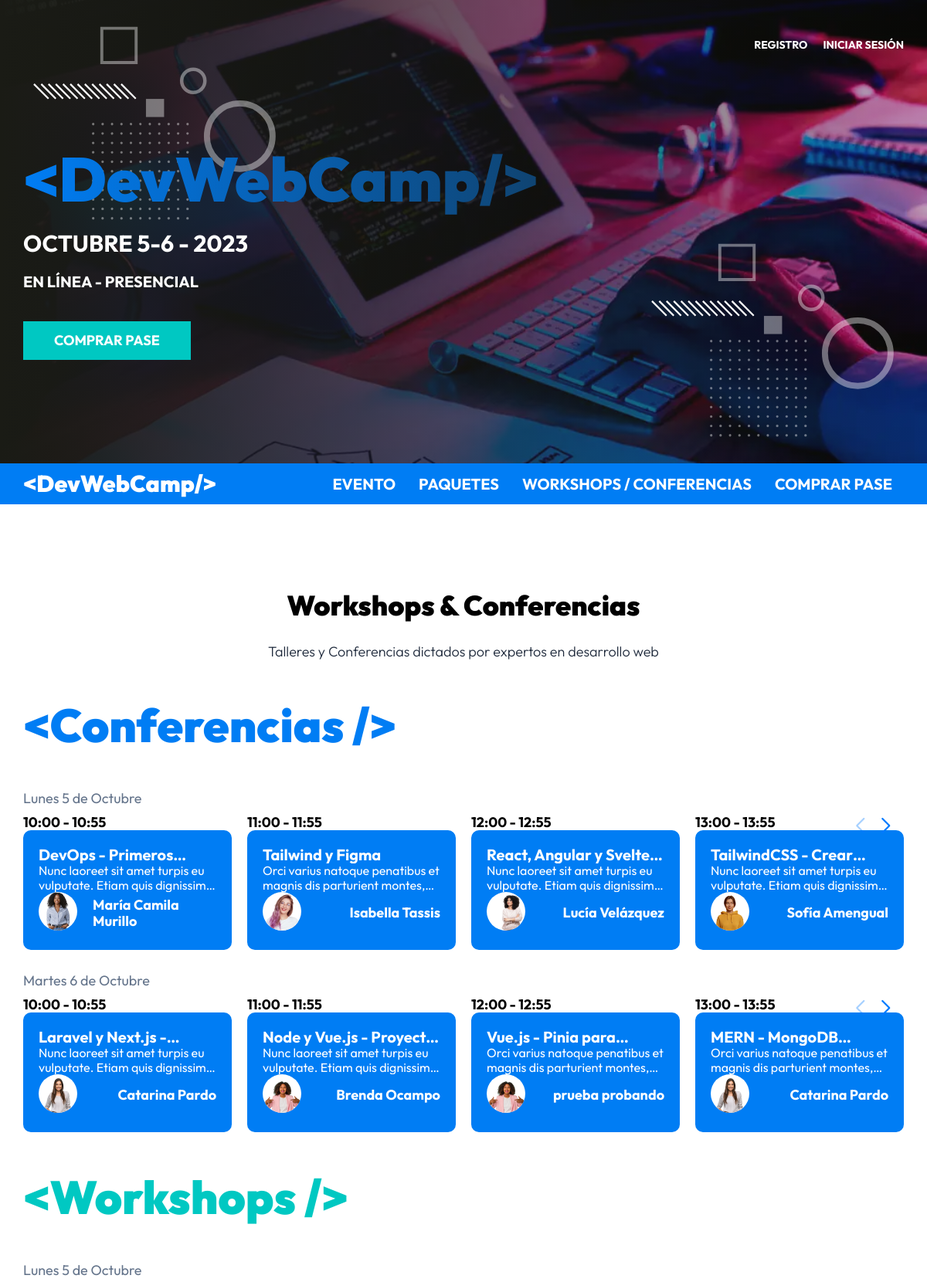
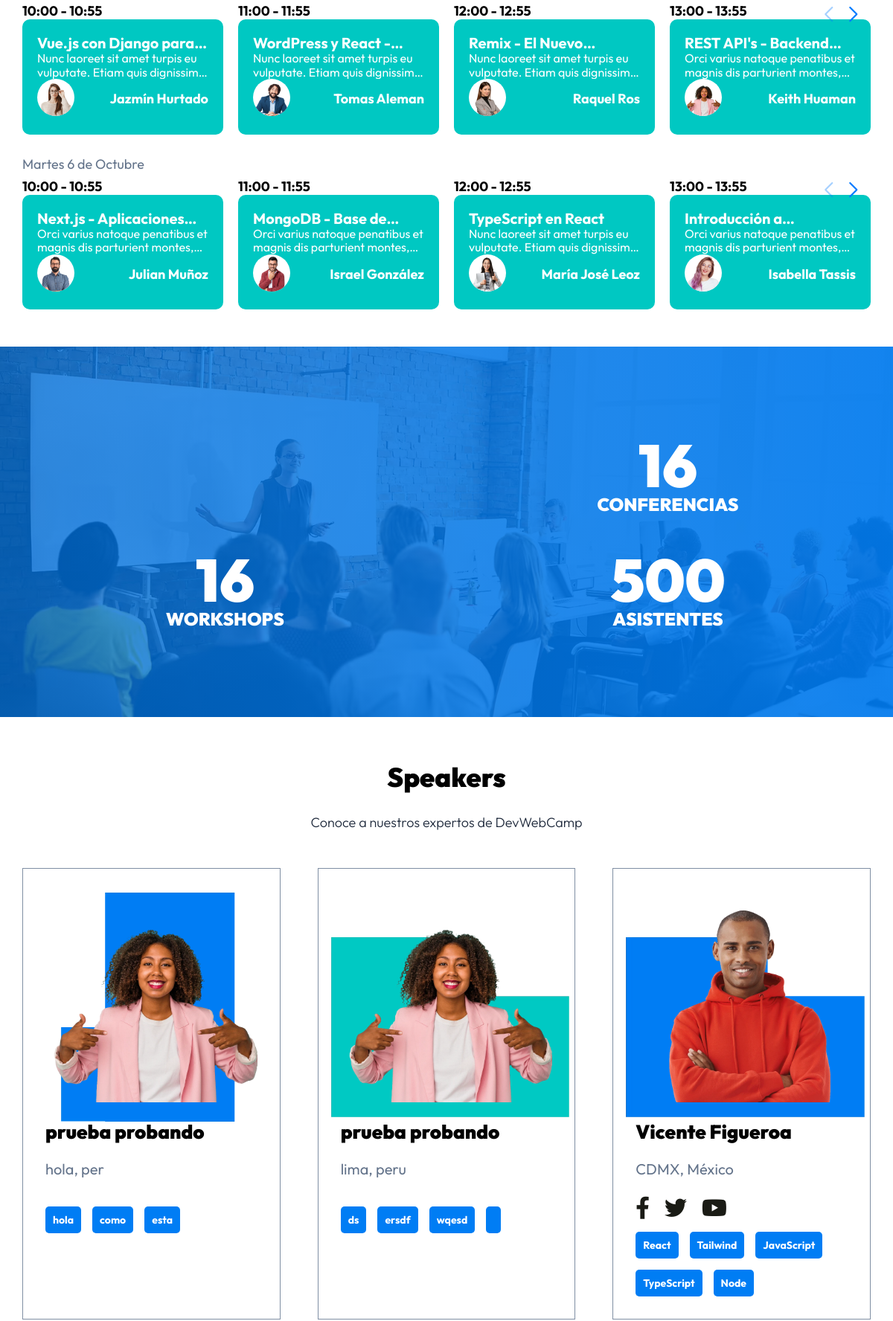
The page / (upper part) on the database its author committed (2 pictures, top to bottom).
### tables this page shows
CREATE TABLE `eventos` (
  `id` int(11) NOT NULL,
  `nombre` varchar(120) DEFAULT NULL,
  `descripcion` text DEFAULT NULL,
  `disponibles` int(11) DEFAULT NULL,
  `categoria_id` int(11) NOT NULL,
  `dia_id` int(11) NOT NULL,
  `hora_id` int(11) NOT NULL,
  `ponente_id` int(11) NOT NULL
);

CREATE TABLE `horas` (
  `id` int(11) NOT NULL,
  `hora` varchar(13) DEFAULT NULL
);

CREATE TABLE `ponentes` (
  `id` int(11) NOT NULL,
  `nombre` varchar(40) DEFAULT NULL,
  `apellido` varchar(40) DEFAULT NULL,
  `ciudad` varchar(20) DEFAULT NULL,
  `pais` varchar(20) DEFAULT NULL,
  `imagen` varchar(32) DEFAULT NULL,
  `tags` varchar(120) DEFAULT NULL,
  `redes` text DEFAULT NULL
);

### app/controllers/PaginasController.php (called while the page is built, shortened)
<?php
class PaginasController {
    public static function index( Router $router ) {
        $eventos = Evento::ordenar('hora_id', 'ASC');
        $eventos_formateador = [];
        foreach ($eventos as $evento) {
            $evento->categoria = Categoria::find($evento->categoria_id);
            $evento->dia = Dia::find($evento->dia_id);
            $evento->hora = Hora::find($evento->hora_id);
            $evento->ponente = Ponente::find($evento->ponente_id);
            if ($evento->dia_id === '1' && $evento->categoria_id === '1') {
                $eventos_formateador['conferencias_l'][] = $evento;
            }
            if ($evento->dia_id === '1' && $evento->categoria_id === '2') {
                $eventos_formateador['workshops_l'][] = $evento;
            }
            if ($evento->dia_id === '2' && $evento->categoria_id === '1') {
                $eventos_formateador['conferencias_m'][] = $evento;
            }
            if ($evento->dia_id === '2' && $evento->categoria_id === '2') {
                $eventos_formateador['workshops_m'][] = $evento;
            }
            $ponentes = Ponente::all();
            $ponentes_total = Ponente::total();
            $conferencias = Evento::total('categoria_id', 1);
            $workshops = Evento::total('categoria_id', 2);
        }
        $router->render('paginas/index', [
            'titulo' => 'Inicio',
            'eventos' => $eventos_formateador,
            'ponentes_total' => $ponentes_total,
            'conferencias_total' => $conferencias,
            'workshops_total' => $workshops,
            'ponentes' => $ponentes
        ]);
    }
}

### public/index.php (called while the page is built, shortened)
<?php
$router = new Router();
$router->get('/login', [AuthController::class, 'login']);
$router->post('/login', [AuthController::class, 'login']);
$router->post('/logout', [AuthController::class, 'logout']);
$router->get('/registro', [AuthController::class, 'registro']);
$router->post('/registro', [AuthController::class, 'registro']);
$router->get('/olvide', [AuthController::class, 'olvide']);
$router->post('/olvide', [AuthController::class, 'olvide']);
$router->get('/reestablecer', [AuthController::class, 'reestablecer']);
$router->post('/reestablecer', [AuthController::class, 'reestablecer']);
$router->get('/mensaje', [AuthController::class, 'mensaje']);
$router->get('/confirmar-cuenta', [AuthController::class, 'confirmar']);
$router->get('/admin/dashboard', [DashboardController::class, 'index']);
$router->get('/admin/ponentes', [PonentesController::class, 'index']);
$router->get('/admin/ponentes/crear', [PonentesController::class, 'crear']);
$router->post('/admin/ponentes/crear', [PonentesController::class, 'crear']);
$router->get('/admin/ponentes/editar', [PonentesController::class, 'editar']);
$router->post('/admin/ponentes/editar', [PonentesController::class, 'editar']);
$router->post('/admin/ponentes/eliminar', [PonentesController::class, 'eliminar']);
$router->get('/admin/eventos', [EventosController::class, 'index']);
$router->get('/admin/eventos/crear', [EventosController::class, 'crear']);
$router->post('/admin/eventos/crear', [EventosController::class, 'crear']);
$router->get('/admin/eventos/editar', [EventosController::class, 'editar']);
$router->post('/admin/eventos/editar', [EventosController::class, 'editar']);
$router->post('/admin/eventos/eliminar', [EventosController::class, 'eliminar']);
$router->get('/admin/registrados', [RegistradosController::class, 'index']);
$router->get('/admin/regalos', [RegalosController::class, 'index']);
$router->get('/api/eventos-horarios', [APIEventos::class, 'index']);
$router->get('/api/ponentes', [APIPonentes::class, 'index']);
$router->get('/api/ponente', [APIPonentes::class, 'ponente']);
$router->get('/api/regalos', [APIRegalos::class, 'regalos']);
$router->get('/finalizar-registro', [RegistroController::class, 'crear']);
$router->post('/finalizar-registro/gratis', [RegistroController::class, 'gratis']);
$router->post('/finalizar-registro/pagar', [RegistroController::class, 'pagar']);
$router->get('/finalizar-registro/conferencias', [RegistroController::class, 'conferencias']);
$router->post('/finalizar-registro/conferencias', [RegistroController::class, 'conferencias']);
$router->get('/boleto', [RegistroController::class, 'boleto']);
$router->get('/', [PaginasController::class, 'index']);
$router->get('/eventos', [PaginasController::class, 'eventos']);
$router->get('/paquetes', [PaginasController::class, 'paquetes']);
$router->get('/conferencias', [PaginasController::class, 'conferencias']);
$router->get('/404', [PaginasController::class, 'error']);
$router->comprobarRutas();

### app/models/ActiveRecord.php (called while the page is built, shortened)
<?php
class ActiveRecord {
    protected static $db;
    protected static $tabla = '';
    public static function setDB($database) {
        self::$db = $database;
    }
    public static function consultarSQL($query) {
        $resultado = self::$db->query($query);
        $array = [];
        while($registro = $resultado->fetch_assoc()) {
            $array[] = static::crearObjeto($registro);
        }
        return $array;
    }
    protected static function crearObjeto($registro) {
        $objeto = new static;
        foreach($registro as $key => $value ) {
            if(property_exists( $objeto, $key  )) {
                $objeto->$key = $value;
            }
        }
        return $objeto;
    }
    public static function all($orden = 'DESC') {
        $query = "SELECT * FROM " . static::$tabla . " ORDER BY id {$orden}";
        $resultado = self::consultarSQL($query);
        return $resultado;
    }
    public static function find($id) {
        $query = "SELECT * FROM " . static::$tabla  ." WHERE id = ${id}";
        $resultado = self::consultarSQL($query);
        return array_shift( $resultado ) ;
    }
    public static function ordenar($columna, $orden) {
        $query = "SELECT * FROM " . static::$tabla . " ORDER BY {$columna} {$orden}";
        $resultado = self::consultarSQL($query);
        return  $resultado;
    }
}

### app/views/templates/evento.php (the view)
<div class="evento  swiper-slide">
    <p class="evento__hora"><?php echo $evento->hora->hora; ?></p>
    <div class="evento__informacion">
        <h4 class="evento__nombre"><?php echo $evento->nombre; ?></h4>
        <p class="evento__introduccion"><?php echo $evento->descripcion; ?></p>
        <div class="evento__autor-info">
            <picture>
                <source srcset="img/speakers/<?php echo $evento->ponente->imagen; ?>.webp" type="image/webp">
                <source srcset="img/speakers/<?php echo $evento->ponente->imagen; ?>.png" type="image/png">
                <img class="evento__imagen-autor" loading="lazy" width="200" height="300" src="img/speakers/<?php echo $evento->ponente->imagen; ?>.png" alt="Imagen Ponente">
            </picture>
            <p class="evento__autor-nombre">
                <?php echo $evento->ponente->nombre . " " . $evento->ponente->apellido; ?>
            </p>
        </div>
    </div>
</div>

### app/views/paginas/conferencias.php
<main class="agenda">
    <h2 class="agenda__heading">Workshops & Conferencias</h2>
    <p class="agenda__descripcion">Talleres y Conferencias dictados por expertos en desarrollo web</p>
    <div class="eventos">
        <h3 class="eventos__heading">&lt;Conferencias /></h3>
        <p class="eventos__fecha">Lunes 5 de Octubre</p>
        <div class="eventos__listado slider swiper">
            <div class="swiper-wrapper">
                <?php foreach($eventos['conferencias_l'] as $evento ) { ?>
                    <?php include __DIR__ . '../../templates/evento.php'; ?>
                <?php } ?>
            </div>
            <div class="eventos__flex">
                <div class="swiper-button-next"></div>
                <div class="swiper-button-prev"></div>
            </div>
        </div>
        <p class="eventos__fecha">Martes 6 de Octubre</p>
        <div class="eventos__listado slider swiper">
            <div class="swiper-wrapper">
                <?php foreach($eventos['conferencias_m'] as $evento ) { ?>
                    <?php include __DIR__ . '../../templates/evento.php'; ?>
                <?php } ?>
            </div>
            <div class="eventos__flex">
                <div class="swiper-button-next"></div>
                <div class="swiper-button-prev"></div>
            </div>
        </div>
    </div>
    <div class="eventos eventos--workshops">
        <h3 class="eventos__heading">&lt;Workshops /></h3>
        <p class="eventos__fecha">Lunes 5 de Octubre</p>
        <div class="eventos__listado slider swiper">
            <div class="swiper-wrapper">
                <?php foreach($eventos['workshops_l'] as $evento ) { ?>
                    <?php include __DIR__ . '../../templates/evento.php'; ?>
                <?php } ?>
            </div>
            <div class="eventos__flex">
                <div class="swiper-button-next"></div>
                <div class="swiper-button-prev"></div>
            </div>
        </div>
        <p class="eventos__fecha">Martes 6 de Octubre</p>
        <div class="eventos__listado slider swiper">
            <div class="swiper-wrapper">
                <?php foreach($eventos['workshops_m'] as $evento ) { ?>
                    <?php include __DIR__ . '../../templates/evento.php'; ?>
                <?php } ?>
            </div>
            <div class="eventos__flex">
                <div class="swiper-button-next"></div>
                <div class="swiper-button-prev"></div>
            </div>
        </div>
    </div>
</main>

### app/views/paginas/index.php (shortened to what this page needs)
<?php
    include_once __DIR__ . '/conferencias.php';
?>
<section class="resumen">
    <div class="resumen__grid">
        <div <?php aos_animacion(); ?> class="resumen__bloque">
            <p class="resumen__texto resumen__texto--numero"><?php echo $ponentes_total; ?></p>
            <p class="resumen__texto">Speakers</p>
        </div>
        <div <?php aos_animacion(); ?> class="resumen__bloque">
            <p class="resumen__texto resumen__texto--numero"><?php echo $conferencias_total; ?></p>
            <p class="resumen__texto">Conferencias</p>
        </div>
        <div <?php aos_animacion(); ?> class="resumen__bloque">
            <p class="resumen__texto resumen__texto--numero"><?php echo $workshops_total; ?></p>
            <p class="resumen__texto">Workshops</p>
        </div>
        <div <?php aos_animacion(); ?> class="resumen__bloque">
            <p class="resumen__texto resumen__texto--numero">500</p>
            <p class="resumen__texto">Asistentes</p>
        </div>
    </div>
</section>
<section class="speakers">
    <h2 class="speakers__heading">Speakers</h2>
    <p class="speakers__descripcion">Conoce a nuestros expertos de DevWebCamp</p>
    <div class="speakers__grid">
        <?php foreach($ponentes as $ponente) { ?>
            <div class="speaker">
                <picture>
                    <source srcset="img/speakers/<?php echo $ponente->imagen; ?>.webp" type="image/webp">
                    <source srcset="img/speakers/<?php echo $ponente->imagen; ?>.png" type="image/png">
                    <img class="speaker__imagen" loading="lazy" width="200" height="300" src="img/speakers/<?php echo $ponente->imagen; ?>.png" alt="Imagen Ponente">
                </picture>
                <div class="speaker__informacion">
                    <h4 class="speaker__nombre">
                        <?php echo $ponente->nombre . ' ' . $ponente->apellido; ?>
                    </h4>
                    <p class="speaker__ubicacion">
                        <?php echo $ponente->ciudad . ', ' . $ponente->pais; ?>
                    </p>
                    <nav class="speaker-sociales">
                        <?php
                            $redes =  json_decode( $ponente->redes );
                        ?>
                        <?php if(!empty($redes->facebook)) { ?>
                            <a class="speaker-sociales__enlace" rel="noopener noreferrer" target="_blank" href="<?php echo $redes->facebook; ?>">
                            </a>
                        <?php } ?>
                        <?php if(!empty($redes->twitter)) { ?>
                            <a class="speaker-sociales__enlace" rel="noopener noreferrer" target="_blank" href="<?php echo $redes->twitter; ?>">
                            </a>
                        <?php } ?>
                        <?php if(!empty($redes->youtube)) { ?>
                            <a class="speaker-sociales__enlace" rel="noopener noreferrer" target="_blank" href="<?php echo $redes->youtube; ?>">
                            </a>
                        <?php } ?>
                    </nav>
                    <ul class="speaker__listado-skills">
                        <?php
                            $tags = explode(',', $ponente->tags);
                            foreach($tags as $tag) {
                        ?>
                            <li class="speaker__skill"><?php echo $tag; ?></li>
                        <?php } ?>
                    </ul>
                </div>
            </div>
        <?php } ?>
    </div>
</section>

### rows shown on the page
eventos: hora.hora "10:00 - 10:55", nombre "DevOps -…", descripcion "Nunc laoreet sit amet turpis eu vulputate. Etiam quis…", ponente.imagen (picture), ponente.nombre "María Camila", ponente.apellido "Murillo"
eventos: hora.hora "11:00 - 11:55", nombre "Tailwind y Figma", descripcion "Orci varius natoque penatibus et magnis dis parturient…", ponente.imagen (picture), ponente.nombre "Isabella", ponente.apellido "Tassis"
eventos: hora.hora "12:00 - 12:55", nombre "React, Angular y Svelte…", descripcion "Nunc laoreet sit amet turpis eu vulputate. Etiam quis…", ponente.imagen (picture), ponente.nombre "Lucía", ponente.apellido "Velázquez"
eventos: hora.hora "13:00 - 13:55", nombre "TailwindCSS -…", descripcion "Nunc laoreet sit amet turpis eu vulputate. Etiam quis…", ponente.imagen (picture), ponente.nombre "Sofía", ponente.apellido "Amengual"
eventos: hora.hora "10:00 - 10:55", nombre "Laravel y Next.js…", descripcion "Nunc laoreet sit amet turpis eu vulputate. Etiam quis…", ponente.imagen (picture), ponente.nombre "Catarina", ponente.apellido "Pardo"
eventos: hora.hora "11:00 - 11:55", nombre "Node y Vue.js -…", descripcion "Nunc laoreet sit amet turpis eu vulputate. Etiam quis…", ponente.imagen (picture), ponente.nombre "Brenda", ponente.apellido "Ocampo"
eventos: hora.hora "12:00 - 12:55", nombre "Vue.js - Pinia…", descripcion "Orci varius natoque penatibus et magnis dis parturient…", ponente.imagen (picture), ponente.nombre "prueba", ponente.apellido "probando"
eventos: hora.hora "13:00 - 13:55", nombre "MERN -…", descripcion "Orci varius natoque penatibus et magnis dis parturient…", ponente.imagen (picture), ponente.nombre "Catarina", ponente.apellido "Pardo"
eventos: hora.hora "10:00 - 10:55", nombre "Vue.js con Django…", descripcion "Nunc laoreet sit amet turpis eu vulputate. Etiam quis…", ponente.imagen (picture), ponente.nombre "Jazmín", ponente.apellido "Hurtado"
eventos: hora.hora "11:00 - 11:55", nombre "WordPress y React…", descripcion "Nunc laoreet sit amet turpis eu vulputate. Etiam quis…", ponente.imagen (picture), ponente.nombre "Tomas", ponente.apellido "Aleman"
eventos: hora.hora "12:00 - 12:55", nombre "Remix - El…", descripcion "Nunc laoreet sit amet turpis eu vulputate. Etiam quis…", ponente.imagen (picture), ponente.nombre "Raquel", ponente.apellido "Ros"
eventos: hora.hora "13:00 - 13:55", nombre "REST API's -…", descripcion "Orci varius natoque penatibus et magnis dis parturient…", ponente.imagen (picture), ponente.nombre "Keith", ponente.apellido "Huaman"
eventos: hora.hora "10:00 - 10:55", nombre "Next.js -…", descripcion "Orci varius natoque penatibus et magnis dis parturient…", ponente.imagen (picture), ponente.nombre "Julian", ponente.apellido "Muñoz"
eventos: hora.hora "11:00 - 11:55", nombre "MongoDB - Base…", descripcion "Orci varius natoque penatibus et magnis dis parturient…", ponente.imagen (picture), ponente.nombre "Israel", ponente.apellido "González"
eventos: hora.hora "12:00 - 12:55", nombre "TypeScript en React", descripcion "Nunc laoreet sit amet turpis eu vulputate. Etiam quis…", ponente.imagen (picture), ponente.nombre "María José", ponente.apellido "Leoz"
eventos: hora.hora "13:00 - 13:55", nombre "Introducción…", descripcion "Orci varius natoque penatibus et magnis dis parturient…", ponente.imagen (picture), ponente.nombre "Isabella", ponente.apellido "Tassis"
ponentes: imagen (picture), nombre "prueba", apellido "probando", ciudad "hola", pais "per", tags "hola", tags "como", tags "esta"
ponentes: imagen (picture), nombre "prueba", apellido "probando", ciudad "lima", pais "peru", tags "ds", tags "ersdf", tags "wqesd"
ponentes: imagen (picture), nombre "Vicente", apellido "Figueroa", ciudad "CDMX", pais "México", tags "React", tags "Tailwind", tags "JavaScript", tags "TypeScript", tags "Node"

### other values the page prints
$conferencias_total "16"
$workshops_total "16"
